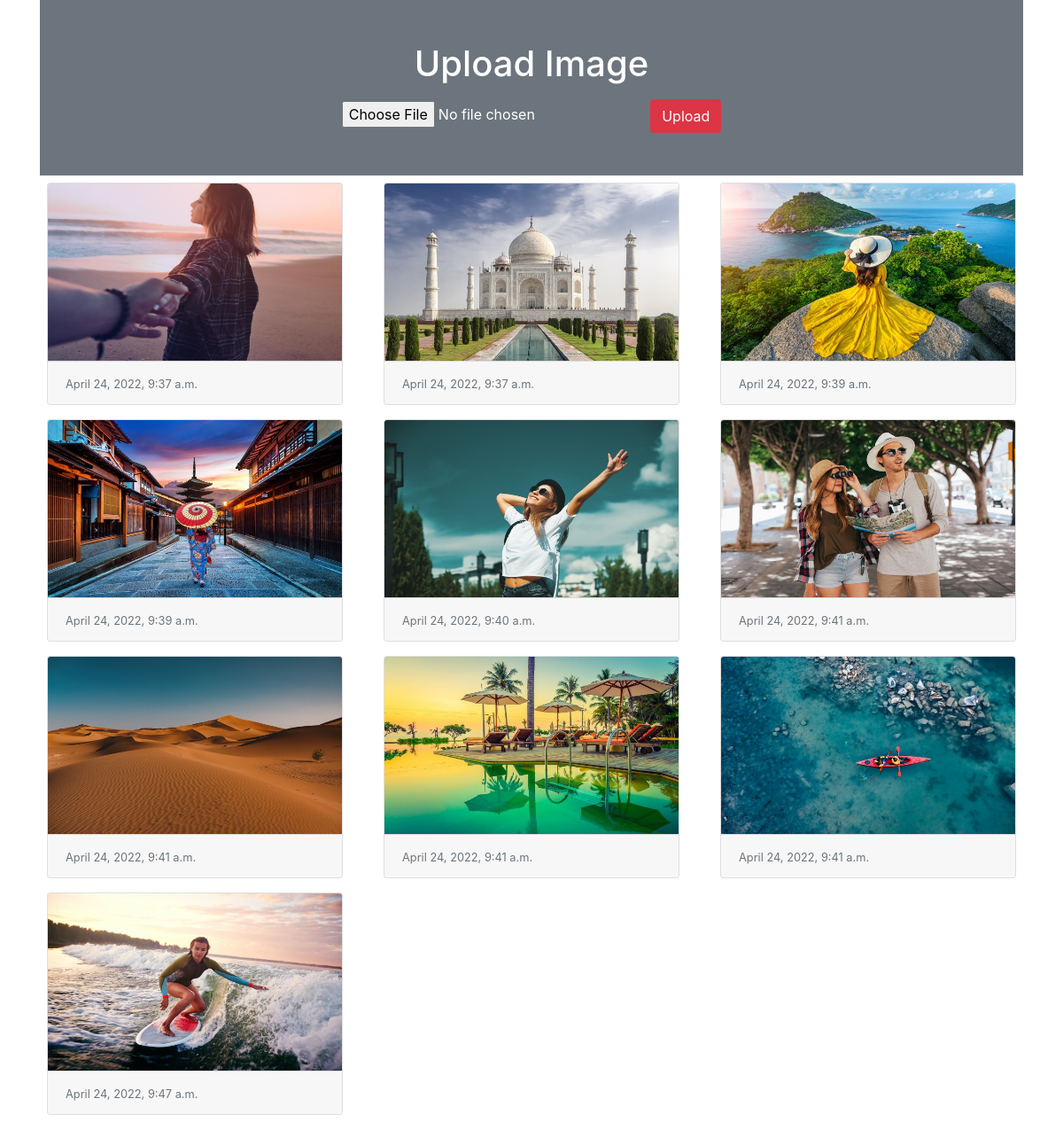
The page / on the database its author committed.
### myapp/models.py (models this page shows)
class Image(models.Model):
    photo = models.ImageField(upload_to="myimage")
    date = models.DateTimeField(auto_now_add=True)

### myapp/views.py (the view)
# urls.py: 2. Add a URL to urlpatterns:  path('', views.home, name='home')
def home(request):
    if request.method == 'POST':
        form = ImageForm(request.POST,request.FILES)
        if form.is_valid():
            form.save()
    else:
        form = ImageForm
        img = Image.objects.all()
    return render(request, 'myapp/home.html', {'img':img, 'form':form})

### myapp/templates/myapp/home.html (shortened to what this page needs)
<!doctype html>
<html lang="en">
  <head>
    <link rel="stylesheet" href="https://cdn.jsdelivr.net/npm/bootstrap@4.5.3/dist/css/bootstrap.min.css">
  </head>
  <body>
   <div class="container">
    <div class="py-5 text-center bg-secondary text-white">
     <h1 class="mb-3">Upload Image</h1>
     <form action="" method="post" enctype="multipart/form-data">
      {{form}}
      <input type="submit" class="btn btn-danger" value="Upload">
     </form>
    </div>
    <div class="row">
     {% for x in img %}
      <div class="col-sm-4">
       <div class="card m-2">
        <img src="{{x.photo.url}}" alt="" class="card-img-top" height="200px">
        <div class="card-footer">
         <small class="text-muted">{{x.date}}</small>
        </div>
       </div>
      </div>
     {% endfor %}
    </div>
   </div>
  </body>
</html>

### rows shown on the page
Image: photo (picture), date "April 24, 2022, 9:37 a.m."
Image: photo (picture), date "April 24, 2022, 9:37 a.m."
Image: photo (picture), date "April 24, 2022, 9:39 a.m."
Image: photo (picture), date "April 24, 2022, 9:39 a.m."
Image: photo (picture), date "April 24, 2022, 9:40 a.m."
Image: photo (picture), date "April 24, 2022, 9:41 a.m."
Image: photo (picture), date "April 24, 2022, 9:41 a.m."
Image: photo (picture), date "April 24, 2022, 9:41 a.m."
Image: photo (picture), date "April 24, 2022, 9:41 a.m."
Image: photo (picture), date "April 24, 2022, 9:47 a.m."
